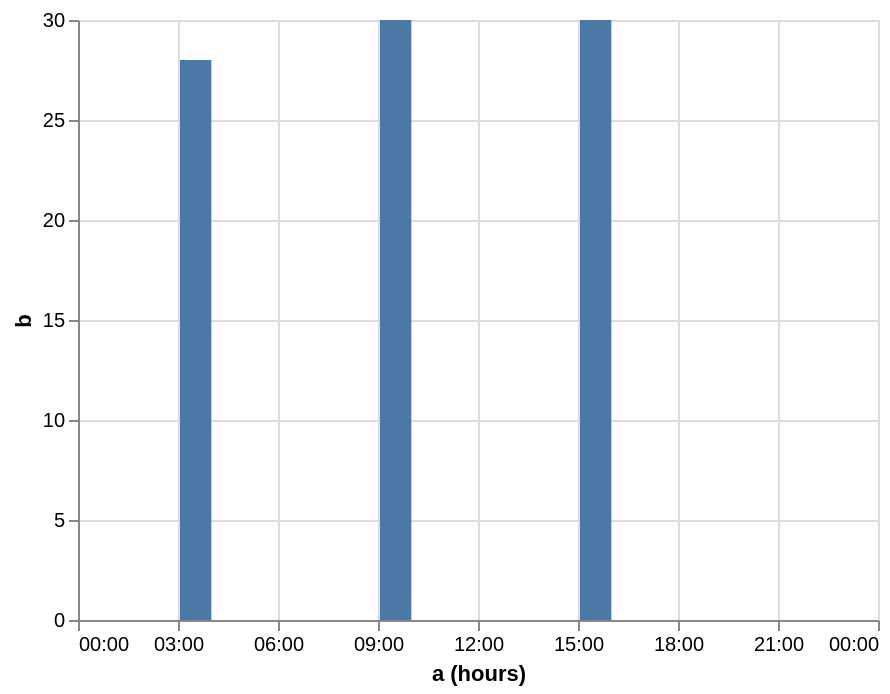

This figure's Vega-Lite source:
### Vega specification from a JSON file in a GitHub repository (floating-point values rounded to 4 significant figures)
{"$schema": "https://vega.github.io/schema/vega/v5.json", "description": "Customizing time scale domain.", "background": "white", "padding": 5, "width": 400, "height": 300, "style": "cell", "data": [{"name": "source_0", "values": [{"a": "December 17, 1995 03:00:00", "b": 28}, {"a": "December 17, 1995 09:00:00", "b": 30}, {"a": "December 17, 1995 15:00:00", "b": 30}]}, {"name": "data_0", "source": "source_0", "transform": [{"type": "formula", "expr": "toDate(datum[\"a\"])", "as": "a"}, {"field": "a", "type": "timeunit", "units": ["hours"], "as": ["hours_a", "hours_a_end"]}, {"type": "stack", "groupby": ["hours_a"], "field": "b", "sort": {"field": [], "order": []}, "as": ["b_start", "b_end"], "offset": "zero"}, {"type": "filter", "expr": "(isDate(datum[\"hours_a\"]) || (isValid(datum[\"hours_a\"]) && isFinite(+datum[\"hours_a\"]))) && isValid(datum[\"b\"]) && isFinite(+datum[\"b\"])"}]}], "marks": [{"name": "marks", "type": "rect", "style": ["bar"], "from": {"data": "data_0"}, "encode": {"update": {"fill": {"value": "#4c78a8"}, "ariaRoleDescription": {"value": "bar"}, "description": {"signal": "\"a (hours): \" + (timeFormat(datum[\"hours_a\"], timeUnitSpecifier([\"hours\"], {\"year-month\":\"%b %Y \",\"year-month-date\":\"%b %d, %Y \"}))) + \"; b: \" + (format(datum[\"b\"], \"\"))"}, "x2": {"scale": "x", "field": "hours_a", "offset": {"signal": "0.5 + (abs(scale(\"x\", datum[\"hours_a_end\"]) - scale(\"x\", datum[\"hours_a\"])) < 0.25 ? -0.5 * (0.25 - (abs(scale(\"x\", datum[\"hours_a_end\"]) - scale(\"x\", datum[\"hours_a\"])))) : 0.5)"}}, "x": {"scale": "x", "field": "hours_a_end", "offset": {"signal": "0.5 + (abs(scale(\"x\", datum[\"hours_a_end\"]) - scale(\"x\", datum[\"hours_a\"])) < 0.25 ? 0.5 * (0.25 - (abs(scale(\"x\", datum[\"hours_a_end\"]) - scale(\"x\", datum[\"hours_a\"])))) : -0.5)"}}, "y": {"scale": "y", "field": "b_end"}, "y2": {"scale": "y", "field": "b_start"}}}}], "scales": [{"name": "x", "type": "time", "domain": {"fields": [{"signal": "{data: datetime(2012, 0, 1, 0, 0, 0, 0)}"}, {"signal": "{data: datetime(2012, 0, 1, 24, 0, 0, 0)}"}]}, "range": [0, {"signal": "width"}]}, {"name": "y", "type": "linear", "domain": {"data": "data_0", "fields": ["b_start", "b_end"]}, "range": [{"signal": "height"}, 0], "nice": true, "zero": true}], "axes": [{"scale": "x", "orient": "bottom", "gridScale": "y", "grid": true, "tickMinStep": {"signal": "datetime(2001, 0, 1, 1, 0, 0, 0) - datetime(2001, 0, 1, 0, 0, 0, 0)"}, "domain": false, "labels": false, "aria": false, "maxExtent": 0, "minExtent": 0, "ticks": false, "zindex": 0}, {"scale": "y", "orient": "left", "gridScale": "x", "grid": true, "tickCount": {"signal": "ceil(height/40)"}, "domain": false, "labels": false, "aria": false, "maxExtent": 0, "minExtent": 0, "ticks": false, "zindex": 0}, {"scale": "x", "orient": "bottom", "grid": false, "title": "a (hours)", "format": {"signal": "timeUnitSpecifier([\"hours\"], {\"year-month\":\"%b %Y \",\"year-month-date\":\"%b %d, %Y \"})"}, "labelFlush": true, "labelOverlap": true, "tickMinStep": {"signal": "datetime(2001, 0, 1, 1, 0, 0, 0) - datetime(2001, 0, 1, 0, 0, 0, 0)"}, "zindex": 0}, {"scale": "y", "orient": "left", "grid": false, "title": "b", "labelOverlap": true, "tickCount": {"signal": "ceil(height/40)"}, "zindex": 0}]}
